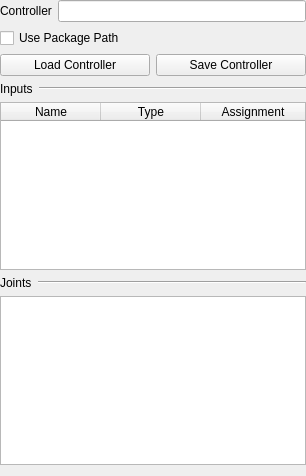
<?xml version="1.0" encoding="UTF-8"?>
<ui version="4.0">
 <class>ControllerWidget</class>
 <widget class="QWidget" name="ControllerWidget">
  <property name="geometry">
   <rect>
    <x>0</x>
    <y>0</y>
    <width>306</width>
    <height>476</height>
   </rect>
  </property>
  <property name="windowTitle">
   <string>Form</string>
  </property>
  <layout class="QVBoxLayout" name="verticalLayout">
   <property name="leftMargin">
    <number>0</number>
   </property>
   <property name="topMargin">
    <number>0</number>
   </property>
   <property name="rightMargin">
    <number>0</number>
   </property>
   <item>
    <layout class="QHBoxLayout" name="horizontalLayout">
     <item>
      <widget class="QLabel" name="labelController">
       <property name="text">
        <string>Controller</string>
       </property>
      </widget>
     </item>
     <item>
      <widget class="QLineEdit" name="leControllerPath">
       <property name="readOnly">
        <bool>true</bool>
       </property>
      </widget>
     </item>
    </layout>
   </item>
   <item>
    <widget class="QCheckBox" name="chkUsePackage">
     <property name="text">
      <string>Use Package Path</string>
     </property>
    </widget>
   </item>
   <item>
    <layout class="QHBoxLayout" name="horizontalLayout_2">
     <item>
      <widget class="QPushButton" name="btnLoadController">
       <property name="text">
        <string>Load Controller</string>
       </property>
      </widget>
     </item>
     <item>
      <widget class="QPushButton" name="btnSaveController">
       <property name="text">
        <string>Save Controller</string>
       </property>
      </widget>
     </item>
    </layout>
   </item>
   <item>
    <layout class="QHBoxLayout" name="horizontalLayout_3">
     <item>
      <widget class="QLabel" name="labelInputs">
       <property name="text">
        <string>Inputs</string>
       </property>
      </widget>
     </item>
     <item>
      <widget class="Line" name="line">
       <property name="sizePolicy">
        <sizepolicy hsizetype="MinimumExpanding" vsizetype="Fixed">
         <horstretch>0</horstretch>
         <verstretch>0</verstretch>
        </sizepolicy>
       </property>
       <property name="orientation">
        <enum>Qt::Horizontal</enum>
       </property>
      </widget>
     </item>
    </layout>
   </item>
   <item>
    <widget class="QTableWidget" name="twInputs">
     <property name="horizontalScrollBarPolicy">
      <enum>Qt::ScrollBarAlwaysOff</enum>
     </property>
     <property name="columnCount">
      <number>3</number>
     </property>
     <attribute name="horizontalHeaderCascadingSectionResizes">
      <bool>false</bool>
     </attribute>
     <attribute name="horizontalHeaderStretchLastSection">
      <bool>true</bool>
     </attribute>
     <column>
      <property name="text">
       <string>Name</string>
      </property>
     </column>
     <column>
      <property name="text">
       <string>Type</string>
      </property>
     </column>
     <column>
      <property name="text">
       <string>Assignment</string>
      </property>
     </column>
    </widget>
   </item>
   <item>
    <layout class="QHBoxLayout" name="horizontalLayout_4">
     <item>
      <widget class="QLabel" name="labelJoints">
       <property name="text">
        <string>Joints</string>
       </property>
      </widget>
     </item>
     <item>
      <widget class="Line" name="line_2">
       <property name="sizePolicy">
        <sizepolicy hsizetype="MinimumExpanding" vsizetype="Fixed">
         <horstretch>0</horstretch>
         <verstretch>0</verstretch>
        </sizepolicy>
       </property>
       <property name="orientation">
        <enum>Qt::Horizontal</enum>
       </property>
      </widget>
     </item>
    </layout>
   </item>
   <item>
    <widget class="QListWidget" name="lwJoints">
     <property name="horizontalScrollBarPolicy">
      <enum>Qt::ScrollBarAlwaysOff</enum>
     </property>
    </widget>
   </item>
  </layout>
 </widget>
 <resources/>
 <connections>
  <connection>
   <sender>chkUsePackage</sender>
   <signal>toggled(bool)</signal>
   <receiver>ControllerWidget</receiver>
   <slot>useRelativePath(bool)</slot>
   <hints>
    <hint type="sourcelabel">
     <x>90</x>
     <y>47</y>
    </hint>
    <hint type="destinationlabel">
     <x>666</x>
     <y>94</y>
    </hint>
   </hints>
  </connection>
  <connection>
   <sender>btnLoadController</sender>
   <signal>clicked()</signal>
   <receiver>ControllerWidget</receiver>
   <slot>openLoadDialogue()</slot>
   <hints>
    <hint type="sourcelabel">
     <x>73</x>
     <y>63</y>
    </hint>
    <hint type="destinationlabel">
     <x>341</x>
     <y>168</y>
    </hint>
   </hints>
  </connection>
  <connection>
   <sender>btnSaveController</sender>
   <signal>clicked()</signal>
   <receiver>ControllerWidget</receiver>
   <slot>onSaveController()</slot>
   <hints>
    <hint type="sourcelabel">
     <x>244</x>
     <y>68</y>
    </hint>
    <hint type="destinationlabel">
     <x>510</x>
     <y>147</y>
    </hint>
   </hints>
  </connection>
 </connections>
 <slots>
  <slot>useRelativePath(bool)</slot>
  <slot>openLoadDialogue()</slot>
  <slot>onSaveController()</slot>
 </slots>
</ui>
